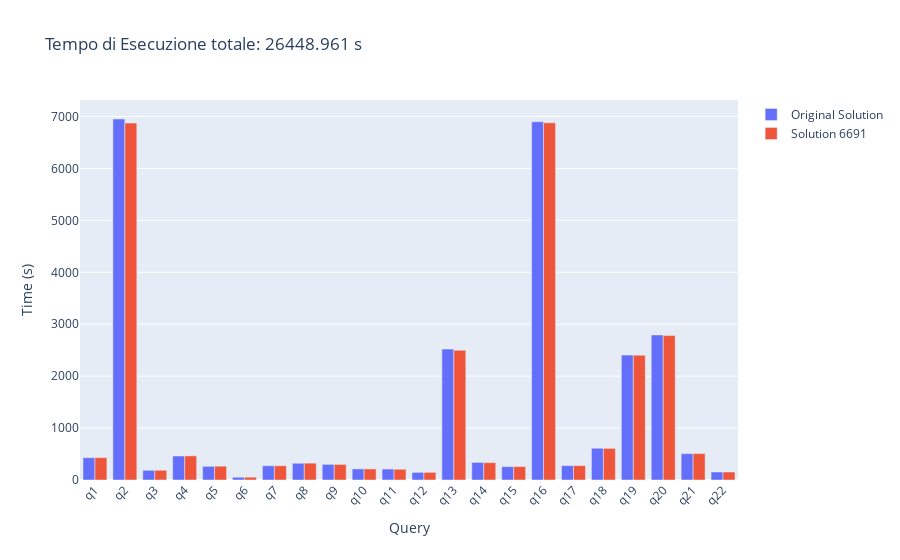

Notebook source saved alongside this figure:
### Code cell
fig = go.Figure()
fig.add_trace(go.Bar(x=mean_time.index, y=mean_time["mean"], name='Original Solution'))
fig.add_trace(go.Bar(x=sol_3.index, y=sol_3["mean"], name='Solution 6691'))
fig.update_layout(barmode='group', xaxis_tickangle=-45, title='Tempo di Esecuzione totale: ' + str(sol_3_tot) + " s", xaxis_title='Query', yaxis_title='Time (s)')
fig.show()

### Figure 1 — Plotly figure (JSON) as saved in the notebook; plotly's stock layout.template omitted (floating-point values rounded to 4 significant figures)
{"data": [{"name": "Original Solution", "type": "bar", "x": ["q1", "q2", "q3", "q4", "q5", "q6", "q7", "q8", "q9", "q10", "q11", "q12", "q13", "q14", "q15", "q16", "q17", "q18", "q19", "q20", "q21", "q22"], "y": [429.6, 6953, 186.8, 462.7, 263.2, 53.66, 274.2, 322.6, 301.5, 214.0, 210.9, 147.0, 2521.0, 338.5, 257.2, 6901.0, 276.6, 611.6, 2406.0, 2794.0, 507.8, 153.7]}, {"name": "Solution 6691", "type": "bar", "x": ["q1", "q2", "q3", "q4", "q5", "q6", "q7", "q8", "q9", "q10", "q11", "q12", "q13", "q14", "q15", "q16", "q17", "q18", "q19", "q20", "q21", "q22"], "y": [430.7, 6875.0, 187.7, 464.5, 266.4, 53.88, 274.3, 324.1, 299.4, 212.8, 206.7, 147.3, 2498.0, 334.1, 258.9, 6878.0, 276.6, 608.2, 2405.0, 2782.0, 509.9, 154.0]}], "layout": {"barmode": "group", "title": {"text": "Tempo di Esecuzione totale: 26448.961 s"}, "xaxis": {"tickangle": -45, "title": {"text": "Query"}}, "yaxis": {"title": {"text": "Time (s)"}}}}
